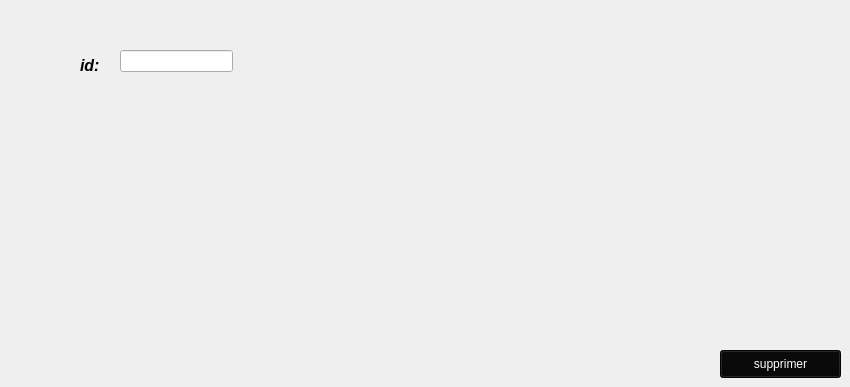
      <widget class="QWidget" name="tab_7">
       <attribute name="title">
        <string>supprimer media</string>
       </attribute>
       <widget class="QLabel" name="label">
        <property name="geometry">
         <rect>
          <x>80</x>
          <y>50</y>
          <width>55</width>
          <height>31</height>
         </rect>
        </property>
        <property name="text">
         <string>&lt;html&gt;&lt;head/&gt;&lt;body&gt;&lt;p&gt;&lt;span style=&quot; font-size:12pt; font-weight:600; font-style:italic;&quot;&gt;id:&lt;/span&gt;&lt;/p&gt;&lt;/body&gt;&lt;/html&gt;</string>
        </property>
       </widget>
       <widget class="QLineEdit" name="lineEdit_id_supp">
        <property name="geometry">
         <rect>
          <x>120</x>
          <y>50</y>
          <width>113</width>
          <height>22</height>
         </rect>
        </property>
        <property name="styleSheet">
         <string notr="true"/>
        </property>
       </widget>
       <widget class="QPushButton" name="pb_supprimer">
        <property name="geometry">
         <rect>
          <x>720</x>
          <y>350</y>
          <width>121</width>
          <height>28</height>
         </rect>
        </property>
        <property name="styleSheet">
         <string notr="true">background-color:rgb(7, 7, 7); color:rgb(255, 255, 255)</string>
        </property>
        <property name="text">
         <string>supprimer</string>
        </property>
       </widget>
      </widget>
